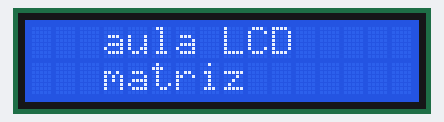
A sketch run on a simulated Arduino Uno, built with avr-gcc and run on an emulated ATmega328P. Shown: 16×2 character LCD.

Above: at 0.1 s.
At 5.21 s:
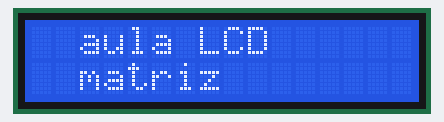
At 6.11 s:
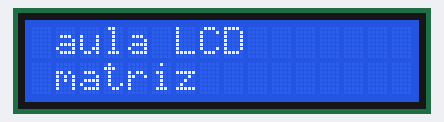
At 7.01 s:
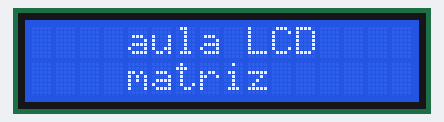
At 7.62 s:
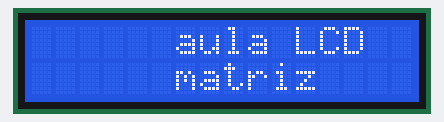

The sketch:

LCD_LED.ino
```cpp
#include <LiquidCrystal.h>

//Define os pinos que serão utilizados para ligação ao display
LiquidCrystal lcd(12, 11, 5, 4, 3, 2);

void setup()
{
  //Define o número de colunas e linhas do LCD
  lcd.begin(16, 2);
}

void loop()
{
  //Limpa a tela
  lcd.clear();
  //Posiciona o cursor na coluna 3, linha 0;
  lcd.setCursor(3, 0);
  //Envia o texto entre aspas para o LCD
  lcd.print("aula LCD ");
  lcd.setCursor(3, 1);
  lcd.print("matriz");
  delay(5000);

  //Rolagem para a esquerda
  for (int posicao = 0; posicao < 3; posicao++)
  {
    lcd.scrollDisplayLeft();
    delay(300);
  }

  //Rolagem para a direita
  for (int posicao = 0; posicao < 6; posicao++)
  {
    lcd.scrollDisplayRight();
    delay(300);
  }
}
```

Measured:
- by itself, everything shown: repeats every 7.7 s, in 10 steps
